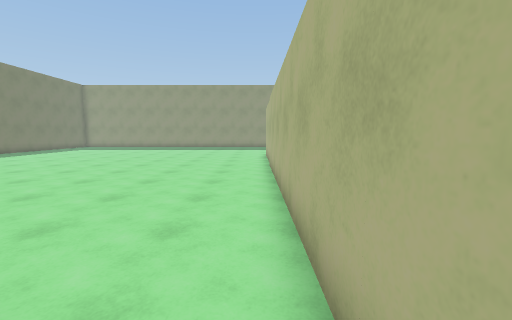
View 1 (above)

14 first-person views from a walk through a scene from a Unity 3-D project. The camera is 1.5 m above the floor, tilts 6° down and sees 90° across. The floor is counted in squares, 1.05 m on a side. Each view is taken from the middle of a square. On the plan, view 1 faces up. The plan holds only what a view shows up to about 13 squares ahead; the rest is blank. The place goes on beyond the plan. The player character is not drawn.

View 2
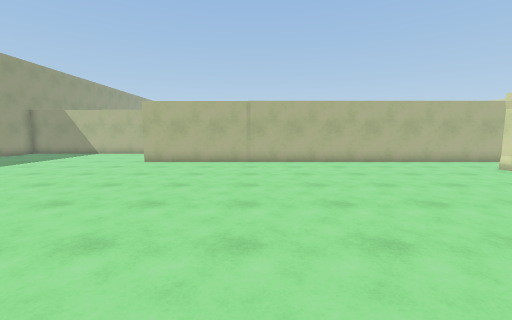

View 3
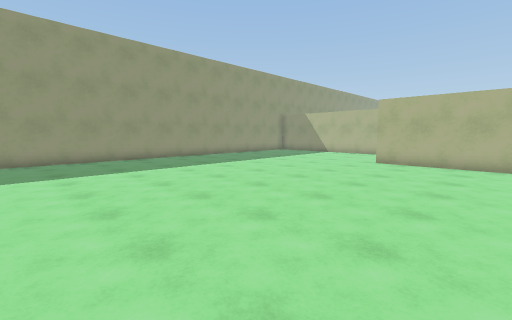

View 4
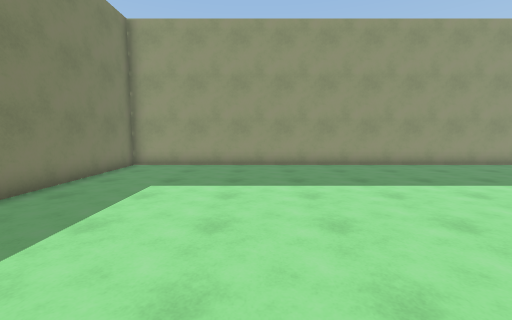

View 5
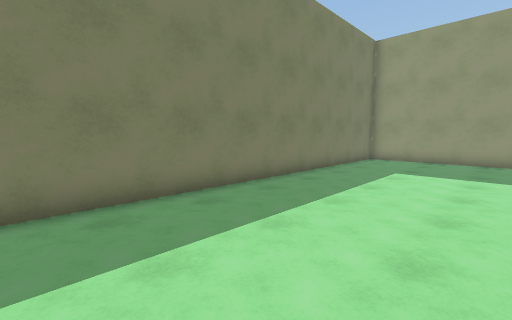

View 6
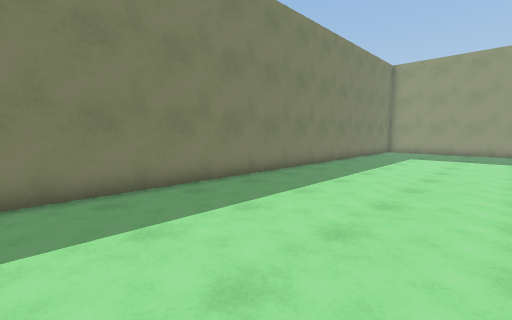

View 7
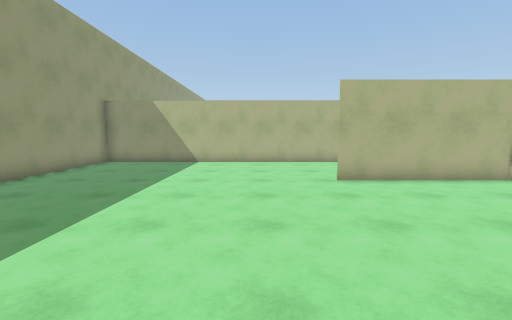

View 8
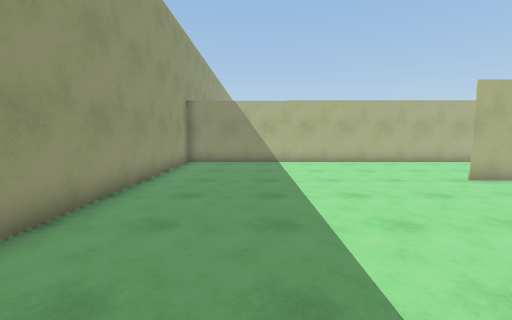

View 9
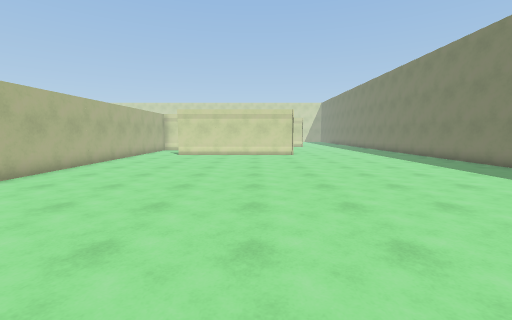

View 10
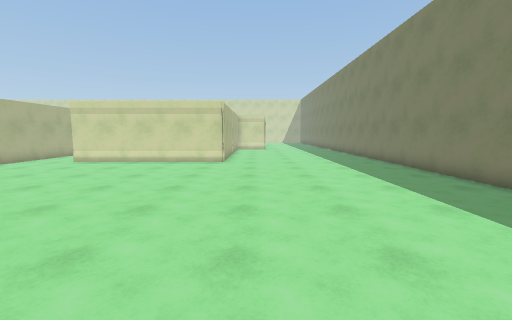

View 11
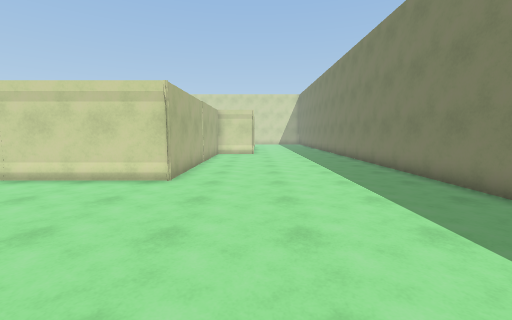

View 12
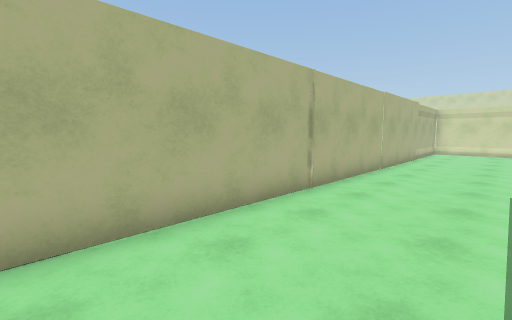

View 13
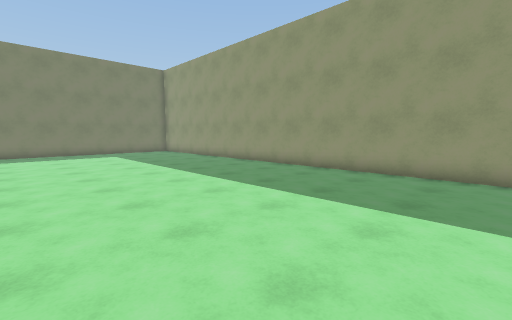

View 14
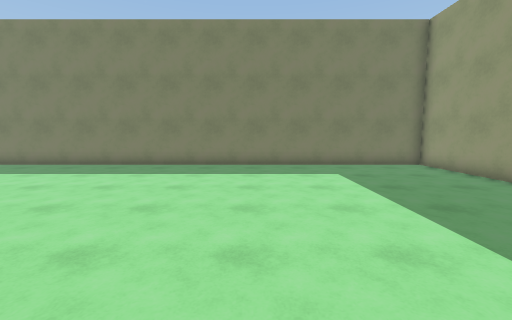

### Floor plan
Points are (right, up) in squares from view 1. A wall is a line through its corners. A room is listed if a view was taken in it or the views show most of it. See-through windows are left out.
Room 1 (view 1)
walls: (0.6, -1.2) (0.6, 1.5)
ways out: opening at (-0.5, 1) to room 2
Room 2 (views 2, 3, 4, 5, 6, 7, 8, 9, 10, 11, 12, 13, 14)
walls: (0.6, 1.5) (0.6, 16.6); (5.6, 2) (5.6, 26.4) (-17.5, 26.4) (-17.5, -4.1); (-9.4, -3.9) (-9.4, 1.3) (-1.9, 1.3)
ways out: opening at (-0.5, 1) to room 1

Where each view was taken, in squares from view 1:
view 1: 0 up, 0 right, facing up
view 2: 11 up, 12 left, facing right
view 3: 12 up, 12 left, facing up-right
view 4: 15 up, 12 left, facing up
view 5: 12 up, 12 left, facing up-left
view 6: 6 up, 11 left, facing up-left
view 7: 19 up, 7 left, facing right
view 8: 23 up, 7 left, facing right
view 9: 18 up, 7 left, facing down
view 10: 14 up, 11 left, facing down
view 11: 9 up, 12 left, facing down
view 12: 17 up, 2 right, facing down-right
view 13: 17 up, 2 right, facing up-left
view 14: 19 up, 6 left, facing left
